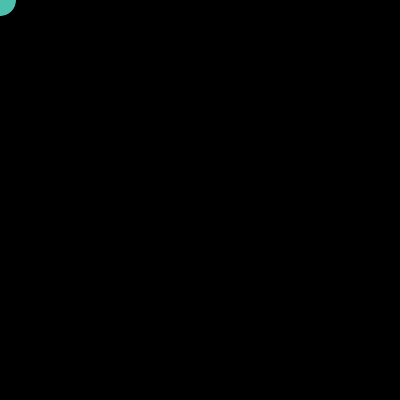
Frame 1 (no input)
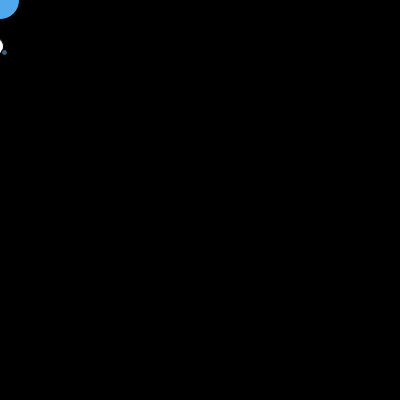
Frame 60 (the mouse pressed at the canvas centre just before this capture)
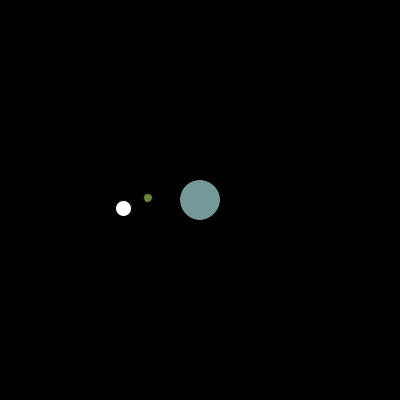
Frame 120 (the mouse held since frame 60 and released just before this capture)

The Processing sketch that drew these frames (run headless with seeded random() and noise(); from frame 60 on, the mouse is pressed at the canvas centre):

// Processing sketch: processing_11000
// ── processing_11000.pde

//Spray

//Sebastian Lindquist
//07.26.2010
//www.sebastianlindquist.com




void setup()  {
  size(400, 400);
  smooth();
  noCursor();
  frameRate(18);

}

void draw()  {
  back();
  circle();  
  spray();
  spraytwo();
}

void back() {
  background(0, 10);
}

void circle() {
 float dia = random(50);
 fill(random(50, 150), random(50, 200), random(150, 250));
 ellipse(mouseX, mouseY, dia, dia); 
}

void spray()  {
  int mx = mouseX;
  int my = mouseY;
  float spdia = random(30);
  fill(255);
  pushMatrix();
  //rotate(radians(random(1, 10)));
  translate(0,0);
  ellipse(mx + random(-100, 100), my + random(-100, 100), spdia, spdia);
  popMatrix();
} 

void spraytwo()  {
  int mx = mouseX;
  int my = mouseY;
  float spdia = random(30);
  fill(random(50, 150), random(50, 150), random(50, 150));
  pushMatrix();
  //rotate(radians(random(1, 10)));
  translate(0,0);
  ellipse(mx + random(-100, 100), my + random(-100, 100), spdia, spdia);
  popMatrix();
} 
